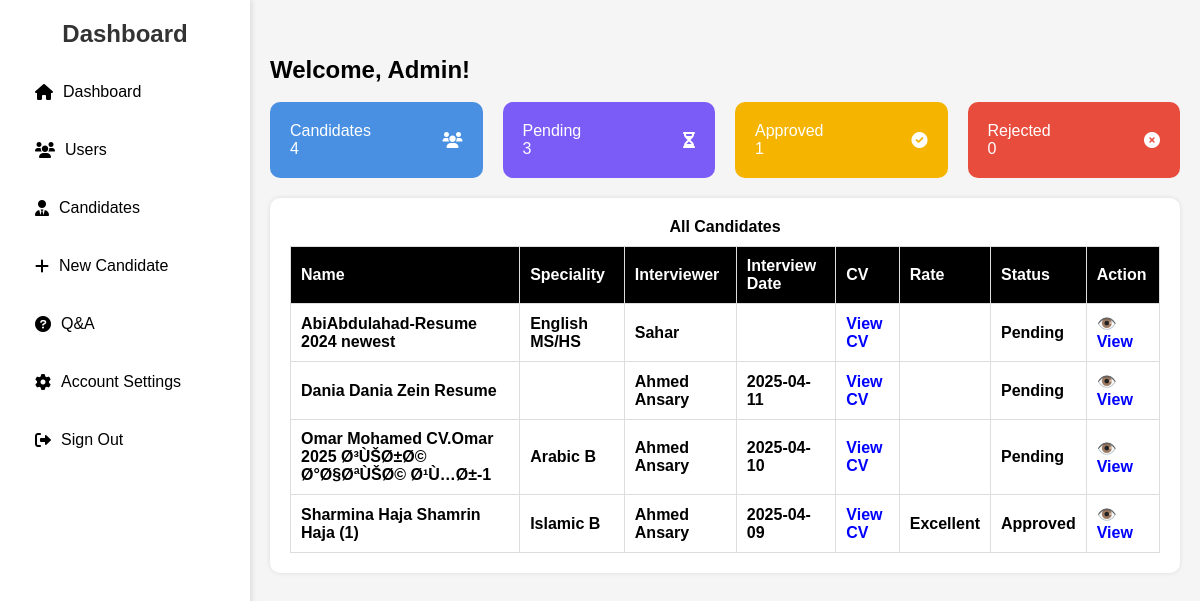
Screenshot of /candidates.php (signed in) with the database file from the repository.
### tables this page shows
CREATE TABLE `Candidates` (
  `id` int(11) NOT NULL,
  `name` varchar(255) NOT NULL,
  `speciality` text NOT NULL,
  `interviewer` text NOT NULL,
  `interview_date` text NOT NULL,
  `current_location` text NOT NULL,
  `cv_path` text NOT NULL,
  `rate` text NOT NULL,
  `state` text NOT NULL,
  `way` text NOT NULL,
  `total_points` varchar(255) NOT NULL,
  `quest` text NOT NULL,
  `overall_feedback` text DEFAULT NULL,
  `final_decision` text DEFAULT NULL
);

### candidates.php (the view, shortened to what this page needs)
<?php require 'header.php';?>
  <div class="cards">
    <div class="card">
        <span>Candidates <br> <?php echo $candidateCount; ?></span>
        <i class="fas fa-users"></i>
    </div>
    <div class="card">
        <span>Pending <br> <?php echo $pendingCount; ?></span>
        <i class="fas fa-hourglass-half"></i>
    </div>
    <div class="card">
        <span>Approved <br> <?php echo $approvedCount; ?></span>
        <i class="fas fa-check-circle"></i>
    </div>
    <div class="card" style="background: #e74c3c;">
        <span>Rejected <br> <?php echo $rejectedCount; ?></span>
        <i class="fas fa-times-circle"></i>
    </div>
</div>
        <div class="table-container">
              <center> <b>All Candidates<b></center>
            <table>
             <tbody>
             <tr>
             <th style="background: black; color: white; padding: 10px;">
        <a href="?orderBy=name&orderDir=<?php echo ($orderBy == 'name' && $orderDir == 'ASC') ? 'desc' : 'asc'; ?>" style="color: white; text-decoration: none;">
            Name <?php echo ($orderBy == 'name') ? ($orderDir == 'ASC' ? '🔼' : '🔽') : ''; ?>
        </a>
    </th>
    <th style="background: black; color: white; padding: 10px;">
        <a href="?orderBy=speciality&orderDir=<?php echo ($orderBy == 'speciality' && $orderDir == 'ASC') ? 'desc' : 'asc'; ?>" style="color: white; text-decoration: none;">
            Speciality <?php echo ($orderBy == 'speciality') ? ($orderDir == 'ASC' ? '🔼' : '🔽') : ''; ?>
        </a>
    </th>
    <th style="background: black; color: white; padding: 10px;">
        <a href="?orderBy=interviewer&orderDir=<?php echo ($orderBy == 'interviewer' && $orderDir == 'ASC') ? 'desc' : 'asc'; ?>" style="color: white; text-decoration: none;">
            Interviewer <?php echo ($orderBy == 'interviewer') ? ($orderDir == 'ASC' ? '🔼' : '🔽') : ''; ?>
        </a>
    </th>
<th style="background: black; color: white; padding: 10px;">
        <a href="?orderBy=interviewer&orderDir=<?php echo ($orderBy == 'interview_date' && $orderDir == 'ASC') ? 'desc' : 'asc'; ?>" style="color: white; text-decoration: none;">
            Interview Date <?php echo ($orderBy == 'interview_date') ? ($orderDir == 'ASC' ? '🔼' : '🔽') : ''; ?>
        </a>
    </th>
    <th style="background: black; color: white; padding: 10px;">CV</th>
    <th style="background: black; color: white; padding: 10px;">
        <a href="?orderBy=rate&orderDir=<?php echo ($orderBy == 'rate' && $orderDir == 'ASC') ? 'desc' : 'asc'; ?>" style="color: white; text-decoration: none;">
            Rate <?php echo ($orderBy == 'rate') ? ($orderDir == 'ASC' ? '🔼' : '🔽') : ''; ?>
        </a>
    </th>
    <th style="background: black; color: white; padding: 10px;">
        <a href="?orderBy=state&orderDir=<?php echo ($orderBy == 'state' && $orderDir == 'ASC') ? 'desc' : 'asc'; ?>" style="color: white; text-decoration: none;">
            Status <?php echo ($orderBy == 'state') ? ($orderDir == 'ASC' ? '🔼' : '🔽') : ''; ?>
        </a>
    </th>
    <th style="background: black; color: white; padding: 10px;">Action</th>
             </tr>
  <?php
$orderBy = isset($_GET['orderBy']) ? $_GET['orderBy'] : 'name';
$orderDir = (isset($_GET['orderDir']) && $_GET['orderDir'] === 'desc') ? 'DESC' : 'ASC';
$queryall = "SELECT * FROM Candidates ORDER BY $orderBy $orderDir";
$resultallall = $conn->query($queryall);
if ($resultallall->num_rows > 0) {
    while ($row = $resultallall->fetch_assoc()) {
        $id = htmlspecialchars($row['id']);
        $name = htmlspecialchars($row['name']);
        $speciality = htmlspecialchars($row['speciality']);
        $interviewer = htmlspecialchars($row['interviewer']);
        $interview_date = htmlspecialchars($row['interview_date']);
        $cv = htmlspecialchars($row['cv_path']);
        $rate = htmlspecialchars($row['rate']);
        $state = htmlspecialchars($row['state']);
        echo "<tr>
                <td>{$name}</td>
                <td>{$speciality}</td>
                <td>{$interviewer}</td>
                <td>{$interview_date}</td>
                <td><a href='{$cv}' target='_blank' class='view-button' style='text-decoration: none; color: blue; font-weight: bold;'>View CV</a></td>
                <td>{$rate}</td>
                <td>{$state}</td>
                <td>
                    <a href='view_candidate.php?id={$id}' class='view-button' style='text-decoration: none; color: blue; font-weight: bold;'>👁️ View</a>
                </td>
              </tr>";
    }
} else {
    echo "<tr><td colspan='7' style='text-align:center; color:red;'>🚨 لا يوجد مرشحون متاحون</td></tr>";
}
?>
        </div>
    </div>
</body>
</html>

### header.php (style rules this page uses)
* { margin: 0; padding: 0; box-sizing: border-box; font-family: Arial, sans-serif; }
body { display: flex; height: 100vh; background: #f5f5f5; }
.cards { display: flex; gap: 20px; }
.card { flex: 1; padding: 20px; border-radius: 10px; color: white; display: flex; justify-content: space-between; align-items: center; }
.card:nth-child(1) { background: #4a90e2; }
.card:nth-child(2) { background: #7b5cf7; }
.card:nth-child(3) { background: #f4b400; }
.table-container { margin-top: 20px; background: white; padding: 20px; border-radius: 10px; box-shadow: 0 0 5px rgba(0, 0, 0, 0.1); }
table { width: 100%; border-collapse: collapse; margin-top: 10px; }
table th, table td { border: 1px solid #ddd; padding: 10px; text-align: left; }
table th { background: #eee; }
a { text-decoration: none; color: inherit; }

### rows the page displays
candidates: name "AbiAbdulahad-Resume 2024 newest", speciality "English MS/HS", interviewer "Sahar", state "Pending"
candidates: name "Dania Dania Zein Resume", interviewer "Ahmed Ansary", interview_date "2025-04-11", state "Pending"
candidates: name "Omar Mohamed CV.Omar 2025 Ø³ÙŠØ±Ø© Ø°Ø§ØªÙŠØ© Ø¹Ù…Ø±-1", speciality "Arabic B", interviewer "Ahmed Ansary", interview_date "2025-04-10", state "Pending"
candidates: name "Sharmina Haja Shamrin Haja (1)", speciality "Islamic B", interviewer "Ahmed Ansary", interview_date "2025-04-09", rate "Excellent", state "Approved"

### other values shown
$_SESSION['name'] "Admin"
$candidateCount "4"
$pendingCount "3"
$approvedCount "1"
$rejectedCount "0"
